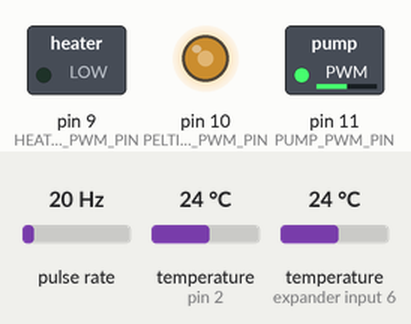
Recording of a sketch running on a simulated Arduino Uno, built with avr-gcc and run on an emulated ATmega328P. On the bench: switched loads named in the sketch (green lamp = pin HIGH), output pins drawn as LEDs (lit = HIGH). Wiring (inferred from the names in the program): pulse sensor: data pin 3. Inputs (shaded band) come from the test bench; at power-on: temperature (sensors on pin 2, expander input 6) 24 °C, pulse rate 20 Hz. What the sketch prints to the serial monitor is not drawn.

Above: at 1.2 s.
1.3 s: temperature (sensor on pin 2) set to 12 °C
3.5 s: temperature (sensor on pin 2) set to 21.3 °C
6.5 s: temperature (sensor on pin 2) set to 22.1 °C
At 9.1 s:
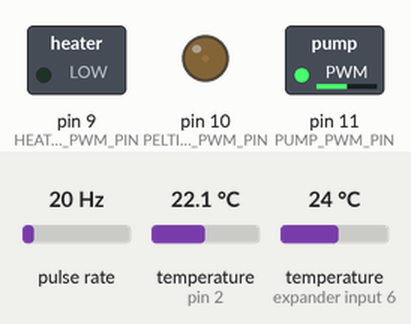
10.6 s: temperature (sensor on pin 2) set to 28 °C
At 11.4 s:
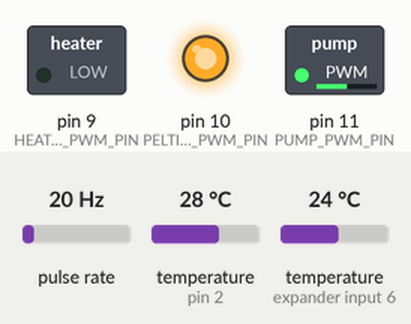
Timing chart, 0 to 13.6 s (numbered marks = the images above; inputs shaded):
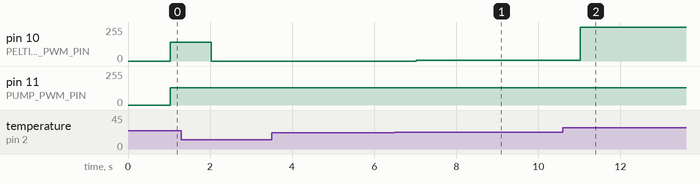

The sketch:

main.ino
```cpp
// Libraries
#include <OneWire.h>
#include <DallasTemperature.h>

// Pin definitions
#define ONE_WIRE_BUS 2       // Pin pre senzor teploty DS18B20
#define PELTIER_PWM_PIN 10   // PWM výstup pre Peltier
#define PUMP_PWM_PIN 11      // PWM výstup pre čerpadlo
#define HEATER_PWM_PIN 9     // PWM výstup pre výhrevné teleso
#define POTENTIOMETER_PIN A0 // Analógový vstup pre potenciometer pumpy
#define FLOW_SENSOR_PIN 3    // Digitálny vstup pre flow sensor

// DS18B20 sensor properties
OneWire oneWire(ONE_WIRE_BUS);
DallasTemperature waterSensors(&oneWire);
DeviceAddress sensorCold, sensorWarm;

// Flow sensor
volatile int pulseCount = 0;
float flowRate = 0.0; // litre/min
unsigned long totalMilliLitres = 0;
const float FLOW_CALIBRATION = 4.5;

// PWM parameters
int pumpPWM = 128;
int heaterPWM = 0;
int peltierPWM = 0;

// Potenciometer
int resistance = 0;
bool pumpFromPot = false; // true = potenciometer, false = PWM
const float POT_TOTAL_RESISTANCE = 10730.0;

// PID parameters
float Kp = 60.0;
float Ki = 10.0;
float Kd = 0.0;
const float T = 1.0; // perioda vzorkovania
float setpoint = 22.0;

float previous_error = 0;
float integral = 0;
unsigned long lastTime = 0;

// Last computed PID values
float lastError = 0;
float lastPTerm = 0;
float lastITerm = 0;
float lastDTerm = 0;

// Constants
const unsigned long SAMPLE_PERIOD_MS = (unsigned long)(T * 1000);
const int DECIMAL_PRECISION = 2;

void flowPulseCounter()
{
  pulseCount++;
}

int potentiometerLinearisation(int rawValue)
{
  if (rawValue <= 0)
    return 0;
  else if (rawValue <= 49)
    return map(rawValue, 0, 49, 0, 102);
  else if (rawValue <= 170)
    return map(rawValue, 49, 170, 102, 205);
  else if (rawValue <= 291)
    return map(rawValue, 170, 291, 205, 307);
  else if (rawValue <= 408)
    return map(rawValue, 291, 408, 307, 409);
  else if (rawValue <= 533)
    return map(rawValue, 408, 533, 409, 512);
  else if (rawValue <= 634)
    return map(rawValue, 533, 634, 512, 614);
  else if (rawValue <= 750)
    return map(rawValue, 634, 750, 614, 716);
  else if (rawValue <= 864)
    return map(rawValue, 750, 864, 716, 818);
  else if (rawValue <= 981)
    return map(rawValue, 864, 981, 818, 921);
  else
  {
    if (rawValue > 1023)
      rawValue = 1023;
    return map(rawValue, 981, 1023, 921, 1023);
  }
}

void setup()
{
  Serial.begin(9600);
  waterSensors.begin();
  waterSensors.setWaitForConversion(false); // Non-blocking mode

  if (!waterSensors.getAddress(sensorCold, 0))
    Serial.println("Chyba: Cold senzor nenajdeny!");
  if (!waterSensors.getAddress(sensorWarm, 1))
    Serial.println("Chyba: Warm senzor nenajdeny!");

  pinMode(PELTIER_PWM_PIN, OUTPUT);
  pinMode(PUMP_PWM_PIN, OUTPUT);
  pinMode(HEATER_PWM_PIN, OUTPUT);
  pinMode(POTENTIOMETER_PIN, INPUT);

  pinMode(FLOW_SENSOR_PIN, INPUT_PULLUP);
  attachInterrupt(digitalPinToInterrupt(FLOW_SENSOR_PIN), flowPulseCounter, FALLING);

  waterSensors.requestTemperatures();
}

void loop()
{
  handleSerialCommands();

  if (millis() - lastTime >= SAMPLE_PERIOD_MS)
  {
    lastTime = millis();

    // Set index according to your wiring: 0 for input (cold side), 1 for output (warm side)
    float tempInput = waterSensors.getTempC(sensorCold);
    float tempOutput = waterSensors.getTempC(sensorWarm);

    waterSensors.requestTemperatures();

    if (tempInput != DEVICE_DISCONNECTED_C)
    {
      float pid_output = PID_Controller(setpoint, tempInput, Kp, Ki, Kd, T, -255.0, 0.0);
      peltierPWM = -pid_output;
    }
    else
    {
      peltierPWM = 0;
      lastError = 0;
      lastPTerm = 0;
      lastITerm = 0;
      lastDTerm = 0;
    }

    if (pumpFromPot)
    {
      int rawPotValue = analogRead(POTENTIOMETER_PIN);

      resistance = (int)(POT_TOTAL_RESISTANCE * ((float)rawPotValue / 1023.0));

      // Linearised value
      int linearPotValue = potentiometerLinearisation(rawPotValue);
      pumpPWM = map(linearPotValue, 0, 1023, 0, 255);
    }

    // Flow sensor calculations
    detachInterrupt(digitalPinToInterrupt(FLOW_SENSOR_PIN));
    flowRate = ((float)pulseCount / T) / FLOW_CALIBRATION;
    unsigned int flowMilliLitres = (flowRate / 60.0) * 1000.0 * T;
    totalMilliLitres += flowMilliLitres;

    attachInterrupt(digitalPinToInterrupt(FLOW_SENSOR_PIN), flowPulseCounter, FALLING);
    analogWrite(PELTIER_PWM_PIN, peltierPWM);
    analogWrite(PUMP_PWM_PIN, pumpPWM);
    analogWrite(HEATER_PWM_PIN, heaterPWM);

    publishJson(tempInput, tempOutput);
    pulseCount = 0;
  }
}

// PID controller function
float PID_Controller(float setpoint, float process_value,
                     float Kp, float Ki, float Kd, float T,
                     float outMin, float outMax)
{
  float error = setpoint - process_value;
  float P_term = Kp * error;

  integral += error * T;

  // Anti-windup clamping
  if (Ki != 0.0)
  {
    if ((Ki * integral) > outMax)
    {
      integral = outMax / Ki;
    }
    else if ((Ki * integral) < outMin)
    {
      integral = outMin / Ki;
    }
  }

  float I_term = Ki * integral;
  float D_term = Kd * (error - previous_error) / T;

  float control_output = P_term + I_term + D_term;
  if (control_output > outMax)
    control_output = outMax;
  else if (control_output < outMin)
    control_output = outMin;

  previous_error = error;

  lastError = error;
  lastPTerm = P_term;
  lastITerm = I_term;
  lastDTerm = D_term;

  return control_output;
}

// Publishing JSON with current temperatures and settings to Serial
void publishJson(float tempInput, float tempOutput)
{
  Serial.print("{\"cold\":");
  if (tempInput != DEVICE_DISCONNECTED_C)
    Serial.print(tempInput, DECIMAL_PRECISION);
  else
    Serial.print("null");

  Serial.print(",\"warm\":");
  if (tempOutput != DEVICE_DISCONNECTED_C)
    Serial.print(tempOutput, DECIMAL_PRECISION);
  else
    Serial.print("null");

  Serial.print(",\"setpoint\":");
  Serial.print(setpoint, DECIMAL_PRECISION);
  Serial.print(",\"peltier_pwm\":");
  Serial.print(peltierPWM);
  Serial.print(",\"pump_pwm\":");
  Serial.print(pumpPWM);
  Serial.print(",\"heater_pwm\":");
  Serial.print(heaterPWM);
  Serial.print(",\"resistance\":");
  Serial.print(resistance);
  Serial.print(",\"pump_from_pot\":");
  Serial.print(pumpFromPot ? "true" : "false");
  Serial.print(",\"flow_rate_lpm\":");
  Serial.print(flowRate, DECIMAL_PRECISION);
  Serial.print(",\"total_ml\":");
  Serial.print(totalMilliLitres);
  Serial.print(",\"error\":");
  Serial.print(lastError, 3);
  Serial.print(",\"P_term\":");
  Serial.print(lastPTerm, 2);
  Serial.print(",\"I_term\":");
  Serial.print(lastITerm, 2);
  Serial.print(",\"D_term\":");
  Serial.print(lastDTerm, 2);
  Serial.print(",\"Kp\":");
  Serial.print(Kp, 2);
  Serial.print(",\"Ki\":");
  Serial.print(Ki, 2);
  Serial.print(",\"Kd\":");
  Serial.print(Kd, 2);
  Serial.println("}");
}

// Handles incoming settings as JSON, one key-value per line.
// Example: {"pumpPWM":200} or {"Kp":120.0}
void handleSerialCommands()
{
  if (!Serial.available())
    return;

  String line = Serial.readStringUntil('\n');
  line.trim();
  if (line.length() == 0)
    return;

  int colonPos = line.indexOf(':');
  if (colonPos < 0)
    return;

  String key = line.substring(line.indexOf('"') + 1, line.lastIndexOf('"', colonPos));
  String val = line.substring(colonPos + 1);
  val.replace("}", "");
  val.trim();

  float value = val.toFloat();

  if (key == "pumpPWM")
  {
    int requestedPwm = (int)value;
    if (requestedPwm == -1)
    {
      pumpFromPot = true;
    }
    else
    {
      pumpFromPot = false;
      pumpPWM = constrain(requestedPwm, 0, 255);
    }
  }
  else if (key == "heaterPWM")
    heaterPWM = constrain((int)value, 0, 255);
  else if (key == "setpoint")
    setpoint = value;
  else if (key == "Kp")
    Kp = value;
  else if (key == "Ki")
  {
    Ki = value;
    integral = 0;
  }
  else if (key == "Kd")
    Kd = value;
  else if (key == "reset")
  {
    integral = 0;
    previous_error = 0;
  }
}
```

Measured:
- after the input at 3.5 s, every drawn part: stays the same
- after the input at 6.5 s, pin 10 (PELTIER_PWM_PIN): 0/255 → 4/255 after 0.53 s, → 5/255 1.0 s later, → 6/255 2.0 s later
